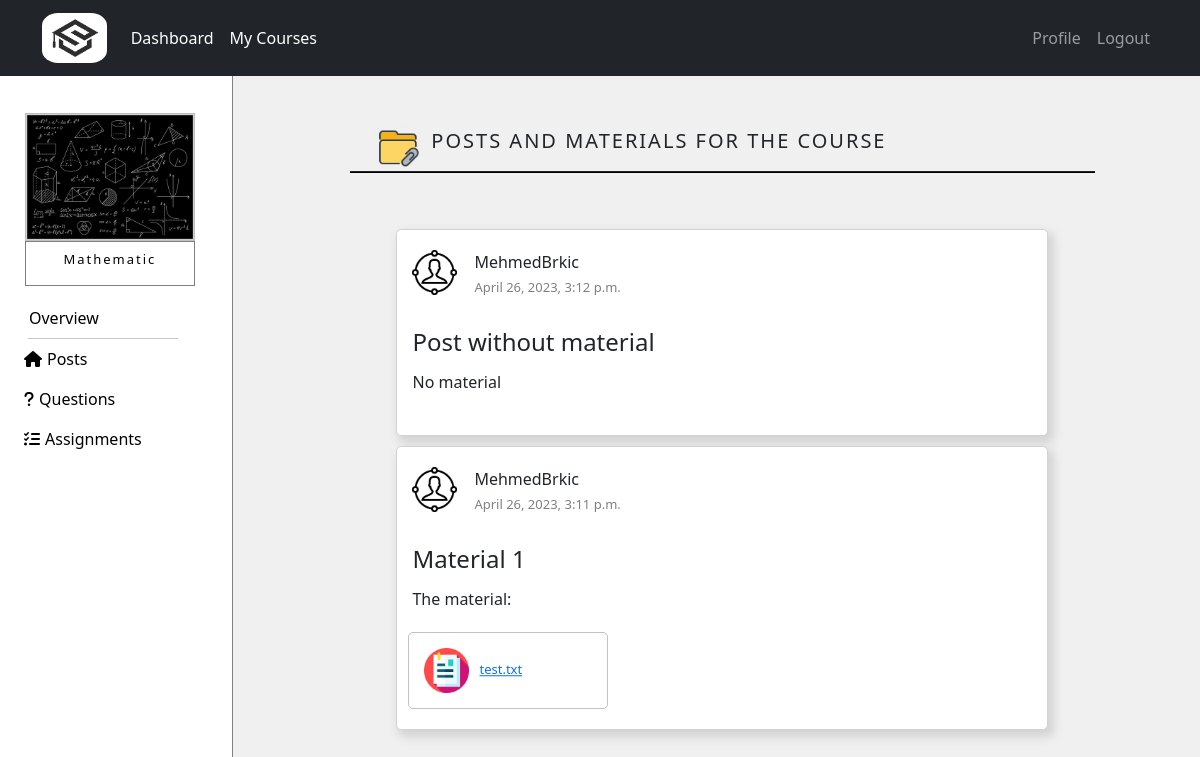
The app's page /courses/course/10 (signed in), older data.
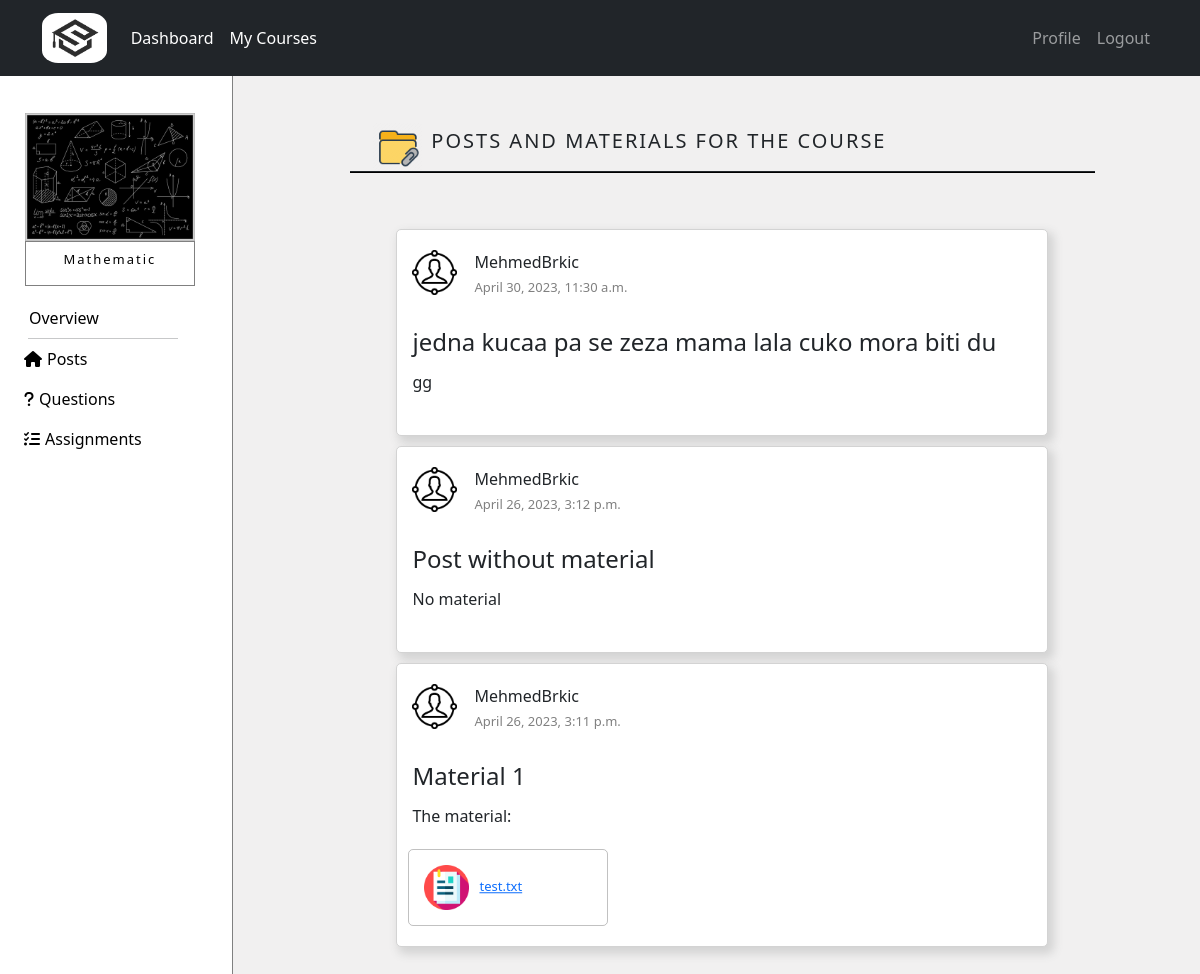
The same page, newer data.
### courses/models.py (models this page shows, shortened)
class Notice(models.Model):
    name = models.CharField(max_length=50)
    text = models.CharField(max_length=500,null=True,blank=True)
    created_at = models.DateTimeField(auto_now=True)
    tutor = models.ForeignKey(Tutor,related_name='tutor_upload',on_delete=models.CASCADE)
    course = models.ForeignKey(Course,related_name='course_notice',on_delete=models.CASCADE)
    class Meta:
        ordering = ['-created_at']

class Tutor(models.Model):
    user = models.OneToOneField(NewUser,on_delete=models.CASCADE,primary_key=True,related_name='Tutor')
    phone = models.IntegerField()
    course = models.ManyToManyField(Course,through="TutorCourse")

class NewUser(AbstractUser):
    is_student = models.BooleanField(default=False)
    is_tutor = models.BooleanField(default=False)

class Material(models.Model):
    notice = models.ForeignKey(Notice,related_name='material_notice',on_delete=models.CASCADE)
    material = models.FileField(upload_to='materials')
    @property
    def filename(self):
        return os.path.basename(self.material.name)

### courses/views.py (the view, shortened to what this page needs)
# urls.py: path('course/<int:course_id>',views.view_course,name='course'),
@login_required
def view_course(request,course_id,question_id=None):
   if request.user.is_tutor:
      return HttpResponse('<html><body><h2 style="font-weight: lighter">Your do not have access to view this page!</h2><body></html>')
   course = get_object_or_404(Course,pk=course_id)
   student_courses = StudentCourse.objects.filter(course = course,student = request.user.Student)
   if student_courses.exists() is False:
      tutors = Tutor.objects.filter(course=course)
      return render(request,"courses/enroll.html",{'course':course,'tutors':tutors})
   notices = Notice.objects.filter(course=course)
   return render(request,"courses/course.html",{'course':course,'notices':notices})

### courses/templatetags/tag.py (called while the page is built)
@register.simple_tag
def getMaterials(notice):
    materials = Material.objects.filter(notice=notice)
    return materials

### templates/courses/course.html (shortened to what this page needs)
{% extends 'courses/dashboard.html' %}
{% block content_courses %}
{% load static %}
{% if course %}
<div class="row no-gutters">
  <div id="left-gutter" class="col-sm-1 col-md-2 col-lg-2 no-gutters" style="width: 20%; height: 100vh; background-color: white; padding: 0; border-right: 1px solid gray;">
    <div class="card" style="width: 70%; margin-top: 15%;
                             margin-left: auto; margin-right: auto; border: none;">
      <img src="{{course.image.url}}" class="card-img-top" style="border-radius: 0%;" alt="Cover">
        <div class="card-body" style="border: 1px solid gray; padding: 10px 0px 10px 0px;">
          <h4 class="card-title courseDetails courseTitle"
              style="text-align: center; color: black; letter-spacing: 2px; font-weight: lighter;">{{course.name}}</h4>
        </div>
    </div>
    <div class="nav flex-column" style="margin-top: 5%; width: 100%;">
      <div id="miniMeni">
        <a class="nav-link hoverMeni" href="{% url 'overview' course_id=course.pk %}" style="color: black;">
          Overview
        </a>
        <hr id="line">
        {% if user.is_student %}
        <a class="nav-link hoverMeni" href="{% url 'course' course_id=course.pk %}" style="color: black;">
          <i class="fa-solid fa-house" style="margin-right: 5px;"></i>Posts
        </a>
        {% else %}
        <a class="nav-link hoverMeni" href="{% url 'tutor_course' course_id=course.pk %}" style="color: black;">
          <i class="fa-solid fa-house" style="margin-right: 5px;"></i>Posts
        </a>
        {% endif %}
        <a class="nav-link hoverMeni" href="{% url 'view_questions_tutor' course_id=course.pk %}" style="color: black;">
          <i class="fa-solid fa-question" style="margin-right: 5px;"></i>Questions
        </a>
        <a class="nav-link hoverMeni" href="{% url 'assignment_overview' course_id=course.pk %}" style="color: black;">
          <i class="fa-solid fa-list-check" style="margin-right: 5px;"></i>Assignments
        </a>
      </div>
    </div>
  </div>
  <div id="right-gutter" class="col-sm-11 col-md-10 col-lg-10 no-gutters">
    {% block courseContent%}
      {% include 'courses/posts.html' with notices=notices %}
    {% endblock %}
  </div>
</div>
{% endif %}
{% endblock %}

### templates/courses/posts.html (shortened to what this page needs)
{% load static %}
<div id="posts" class="container" style="width: 100%;
height: fit-content; margin-top: 20px; margin-bottom: 20px;">
    <div style="margin-left: auto; margin-right: auto; width:75%; margin-top: 5%; position: relative;">
      <img class="col-sm-4 col-md-4 col-lg-4" src="{% static 'img/materials.png' %}"
           style="width:7%;">
      <div class="col-sm-8 col-md-8 col-lg-8 availableCourses">
        <h5 class="title">POSTS AND MATERIALS FOR THE COURSE</h5>
      </div>
    </div>
    <hr style="width: 80%; margin-left: auto; margin-right: auto; background-color: black;
               opacity: 1; margin-top: 0; margin-bottom: 6%; height: 2px;">
  {% if notices %}
  {% for post in notices %}
  <div class="container containerWithBorder" style="padding: 15px; min-width: 475px;">
    <div class="row" style="margin-bottom: 5px; height: fit-content; position: relative;">
      <div style="width: auto; height: fit-content;">
        <img src="{% static 'img/tutor.png' %}" style="height: 45px; display: inline-block; position: relative; top: 5px">
      </div>
      <div style=" height: fit-content; padding: 0;width:auto;display:inline-block">
        <p style="margin: 5px; text-align: left;">{{ post.tutor.user.username}}<br>
        <span style="font-size: small; text-align: left; color: gray;">{{ post.created_at }}</span></p>
      </div>
      <div style="text-align: justify; margin-top: 25px; margin-bottom: 5px;">
        <h4>{{ post.name }}</h4>
      </div>
      <div style="height: fit-content;">
        <p class="breakText">{{ post.text }}</p>
      </div>
      {% load tag %}
      <div class="row" style="padding: 5px 5px 0px 5px;">
          {% getMaterials post as materials %}
          {% for material in materials %}
          <div class="cols-sm-10 col-md-10 col-lg-10"
              style="height: fit-content; position: relative; max-width: fit-content;
                padding: 5px; margin-left: 15px; min-width: 200px; border: 1px solid #8080807d; border-radius: 5px;">
            <div style="height: fit-content; border-radius: 5px; display: inline-block; margin: 10px;">
              <img src="{% static 'img/attachment.png' %}" style="height: 45px;">
            </div>
            <a href="{{ material.material.url }}" class="verticalCenter" style="font-size:small">{{ material.filename }}</a>
          </div>
          {% endfor %}
      </div>
    </div>
  </div>
  {% endfor %}
  <div style="height: 100px; width: 100%;"></div>
  {% else %}
  <h2 style="text-align: center;">There are no posts yet!</h2>
  {% endif %}
</div>

Row changes from the older to the newer data that the page shows:
added Notice: tutor.user.username "MehmedBrkic", created_at "April 30, 2023, 11:30 a.m.", name "jedna kucaa pa se zeza mama lala cuko mora biti du", text "gg"
